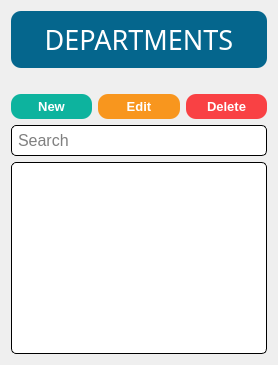
      <widget class="QWidget" name="page_department_listingview">
       <layout class="QGridLayout" name="gridLayout_2">
        <item row="0" column="0" colspan="3">
         <widget class="QLabel" name="label_17">
          <property name="font">
           <font>
            <family>Impact</family>
            <pointsize>20</pointsize>
           </font>
          </property>
          <property name="styleSheet">
           <string notr="true">QLabel {
	color: white;
    background-color: #05668d;
    border-style: outset;
    border-radius: 10px;
    padding: 10px;
	margin: 0px 0px 20px 0px;
}</string>
          </property>
          <property name="text">
           <string>DEPARTMENTS</string>
          </property>
          <property name="alignment">
           <set>Qt::AlignCenter</set>
          </property>
         </widget>
        </item>
        <item row="1" column="0">
         <widget class="QPushButton" name="department_listingview_btnNew">
          <property name="font">
           <font>
            <family>Arial</family>
            <pointsize>10</pointsize>
            <weight>75</weight>
            <bold>true</bold>
           </font>
          </property>
          <property name="cursor">
           <cursorShape>PointingHandCursor</cursorShape>
          </property>
          <property name="focusPolicy">
           <enum>Qt::NoFocus</enum>
          </property>
          <property name="styleSheet">
           <string notr="true">QPushButton {
	color: white;
    background-color: #0db39e;
    border-style: outset;
    border-radius: 10px;
    padding: 5px;
}

QPushButton:hover {
	    background-color: #16db93;
}</string>
          </property>
          <property name="text">
           <string>New</string>
          </property>
         </widget>
        </item>
        <item row="1" column="1">
         <widget class="QPushButton" name="department_listingview_btnEdit">
          <property name="font">
           <font>
            <family>Arial</family>
            <pointsize>10</pointsize>
            <weight>75</weight>
            <bold>true</bold>
           </font>
          </property>
          <property name="cursor">
           <cursorShape>PointingHandCursor</cursorShape>
          </property>
          <property name="focusPolicy">
           <enum>Qt::NoFocus</enum>
          </property>
          <property name="styleSheet">
           <string notr="true">QPushButton {
	color: white;
    background-color: #f8961e;
    border-style: outset;
    border-radius: 10px;
    padding: 5px;
}

QPushButton:hover {
	    background-color: #f9c74f;
}</string>
          </property>
          <property name="text">
           <string>Edit</string>
          </property>
         </widget>
        </item>
        <item row="1" column="2">
         <widget class="QPushButton" name="department_listingview_btnDelete">
          <property name="font">
           <font>
            <family>Arial</family>
            <pointsize>10</pointsize>
            <weight>75</weight>
            <bold>true</bold>
           </font>
          </property>
          <property name="cursor">
           <cursorShape>PointingHandCursor</cursorShape>
          </property>
          <property name="focusPolicy">
           <enum>Qt::NoFocus</enum>
          </property>
          <property name="styleSheet">
           <string notr="true">QPushButton {
	color: white;
    background-color: #f94144;
    border-style: outset;
    border-radius: 10px;
    padding: 5px;
}

QPushButton:hover {
	    background-color: #ff595e;
}</string>
          </property>
          <property name="text">
           <string>Delete</string>
          </property>
         </widget>
        </item>
        <item row="2" column="0" colspan="3">
         <widget class="QLineEdit" name="department_listingview_txtSearch">
          <property name="font">
           <font>
            <family>Arial</family>
            <pointsize>12</pointsize>
           </font>
          </property>
          <property name="styleSheet">
           <string notr="true">QLineEdit {
	background-color: white;
	border-style: inset;
	border-width: 1px;
	border-radius: 5px;
	border-color: black;
	padding: 4px;
}

QLineEdit:focus {
	border-width: 2px;
	border-color: #028090;
}</string>
          </property>
          <property name="placeholderText">
           <string>Search</string>
          </property>
          <property name="clearButtonEnabled">
           <bool>true</bool>
          </property>
         </widget>
        </item>
        <item row="3" column="0" colspan="3">
         <widget class="QTableWidget" name="department_listingview_tblDepartment">
          <property name="focusPolicy">
           <enum>Qt::ClickFocus</enum>
          </property>
          <property name="styleSheet">
           <string notr="true">QTableWidget {
	background-color: white;
	border-style: inset;
	border-width: 1px;
	border-radius: 5px;
	border-color: black;
	padding: 4px;
}

QTableWidget:focus {
	border-width: 2px;
	border-color: #028090;
}</string>
          </property>
          <property name="editTriggers">
           <set>QAbstractItemView::NoEditTriggers</set>
          </property>
          <property name="tabKeyNavigation">
           <bool>false</bool>
          </property>
          <property name="alternatingRowColors">
           <bool>false</bool>
          </property>
          <property name="selectionMode">
           <enum>QAbstractItemView::SingleSelection</enum>
          </property>
          <property name="selectionBehavior">
           <enum>QAbstractItemView::SelectRows</enum>
          </property>
          <property name="sortingEnabled">
           <bool>true</bool>
          </property>
          <property name="cornerButtonEnabled">
           <bool>false</bool>
          </property>
          <attribute name="horizontalHeaderStretchLastSection">
           <bool>true</bool>
          </attribute>
          <attribute name="verticalHeaderVisible">
           <bool>false</bool>
          </attribute>
         </widget>
        </item>
       </layout>
      </widget>
